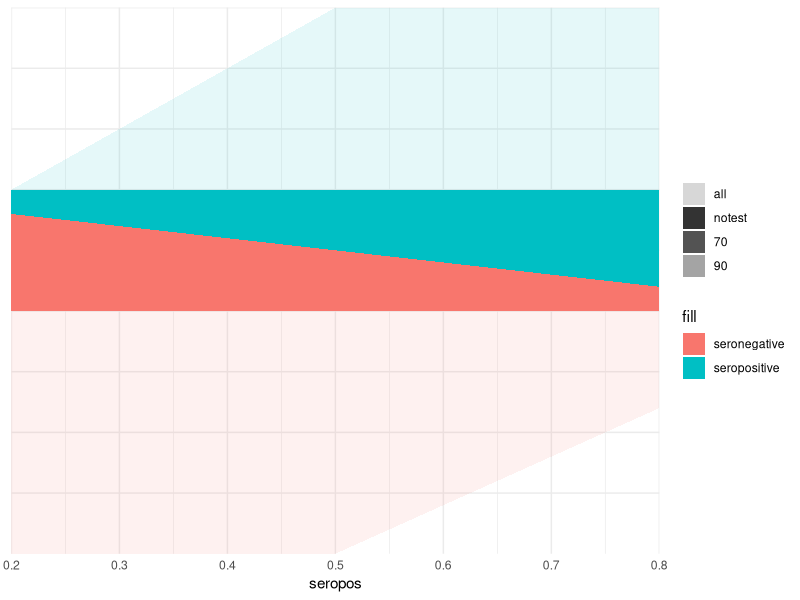

Write the R code that produced this figure.

suppressPackageStartupMessages({
  require(data.table)
  require(ggplot2)
  require(patchwork)
})

#' panel A: with increasing seroprevalence, increasing
#' coverage enabled by testing

PPDmul <- function(TNR, TPR, seropos) TNR + seropos*(1+TPR-TNR)

ref <- data.table(seropos = seq(0,1,by=0.01))

covaxcoverage <- .2

ref[, notest_sp := covaxcoverage*seropos ]
ref[, notest_sn := covaxcoverage*(1-seropos) ]
ref[, test70_sp := notest_sp*(PPDmul(1, .7, seropos) - 1) ]
ref[, test70_sn := notest_sn*(PPDmul(1, .7, seropos) - 1) ]
ref[, test90_sp := notest_sp*(PPDmul(1, .9, seropos)-1) - test70_sp ]
ref[, test90_sn := notest_sn*(PPDmul(1, .9, seropos)-1) - test70_sn ]

ref.mlt <- melt.data.table(
  ref,
  id.vars = "seropos"
)[, c("scenario", "serostatus") := tstrsplit(variable, "_")]

ref.mlt[,
  ord := 2*c("notest"=2,"test70"=1,"test90"=0)[scenario]+c(sp=0, sn=1)[serostatus]
]

ref[, costlim70 := PPDmul(1, .7, seropos) - 1 ]
ref[, costlim90 := PPDmul(1, .9, seropos) - 1 ]

p.coverage <- ggplot(ref.mlt) +
  aes(seropos, value, group = ord, fill = serostatus, alpha = scenario) +
  geom_area() +
  coord_cartesian(xlim = c(0.2, 0.8), ylim = c(0, 0.5), expand = FALSE) +
  scale_alpha_manual(
    "Test Performance",
    labels = c(
      "notest"="(No Test)",
      "test70"="70% Sensitivity",
      "test90"="90% Sensitivity"
    ),
    values = c("notest"=.25, "test70"=.5, "test90"=.9)
  ) +
  scale_fill_manual(
    "Vaccinee Serostatus",
    breaks = c("sp","sn"),
    labels = c(sn="Negative", sp="Positive"),
    values = c(sn="dodgerblue", sp="firebrick")
  ) +
  geom_line(aes(seropos, y=covaxcoverage, linetype = "notest"), ref, inherit.aes = FALSE, show.legend = F) +
  geom_line(aes(seropos, y=(costlim70+1)*covaxcoverage, linetype = "test70"), ref, inherit.aes = FALSE, show.legend = F) +
  geom_line(aes(seropos, y=(costlim90+1)*covaxcoverage, linetype = "test90"), ref, inherit.aes = FALSE, show.legend = F) +
  scale_y_continuous("Total Immunized Fraction", breaks = seq(0,0.5,0.1), minor_breaks = NULL) +
  scale_x_continuous("Seroprevalence") +
  scale_linetype_manual(
    values = c(notest="solid", test70="longdash", test90="dotted")
  ) +
  theme_minimal() +
  theme(
    legend.position = c(0, 1), legend.justification = c(0, 1)
  )

p.cost <- ggplot(ref) +
  aes(seropos) +
  geom_blank(aes(linetype = "notest")) +
  geom_ribbon(aes(ymin=0, ymax=costlim70, linetype = "test70")) +
  geom_line(aes(y=costlim70, linetype = "test70")) +
  geom_line(aes(y=costlim90, linetype = "test90")) +
  coord_cartesian(xlim = c(0.2, 0.8), ylim = c(0, 1), expand = FALSE) +
  scale_x_continuous("Seroprevalence") +
  scale_y_continuous("Cost-Limit for Testing,\nas a Fraction of Dose Cost") +
  scale_linetype_manual(
    "Test Performance",
    breaks = c("notest", "test70", "test90"),
    labels = c(
      "notest"="(No Test)",
      "test70"="70% Sensitivity",
      "test90"="90% Sensitivity"
    ),
    values = c("solid", "longdash", "dotted")
  ) +
  theme_minimal() +
  theme(
    legend.position = c(0, 1), legend.justification = c(0, 1)
  )

res.p <- p.coverage / p.cost +
  plot_annotation(tag_levels = "A") +
  plot_layout(guides = "collect")

# ref[, test70_sp := notest_sp*PPDmul(1, .7, seropos) ]
# ref[, test70_sn := notest_sn*PPDmul(1, .7, seropos) ]
# ref[, test90_sp := notest_sp*PPDmul(1, .9, seropos) ]
# ref[, test90_sn := notest_sn*PPDmul(1, .9, seropos) ]

#' want rectangle for the no-test coverage, sn expanding below 0,
#' sp expanding above rectangle

ref[, c(
  "allsn", "sn90", "sn70", "sn",
  "sp", "sp70", "sp90", "allsp"
) := .(
  notest_sn - (1-seropos),
  notest_sn - test90_sn,
  notest_sn - test70_sn,
  notest_sn,
  notest_sn + notest_sp,
  notest_sn + test70_sp,
  notest_sn + test90_sp,
  seropos
)]

ref.mlt <- melt.data.table(
  ref, id.vars = "seropos"
)

ggplot(ref) + aes(seropos) +
  geom_ribbon(aes(
    ymin = allsn, ymax = sn90,
    fill = "seronegative", alpha = "all")
  ) +
  geom_ribbon(aes(
    ymin=sn90, ymax=sn70,
    fill = "seronegative", alpha = "90"
  )) +
  geom_ribbon(aes(
    ymin=sn70, ymax = 0,
    fill = "seronegative", alpha = "70"
  )) +
  geom_ribbon(aes(
    ymax=allsp, ymin = sp90,
    fill = "seropositive", alpha = "all"
  )) +
  geom_ribbon(aes(
    ymax = sp90, ymin = sp70,
    fill = "seropositive", alpha = "90"
  )) +
  geom_ribbon(aes(
    ymax = sp70, ymin = sp,
    fill = "seropositive", alpha = "70"
  )) +
  geom_ribbon(aes(
    ymax = sp, ymin = sn,
    fill = "seropositive", alpha = "notest"
  )) +
  geom_ribbon(aes(
    ymax = sn, ymin = 0,
    fill = "seronegative", alpha = "notest"
  )) +
  coord_cartesian(
    xlim = c(.2, .8),
    ylim = c(-.4, .5),
    expand = FALSE
  ) +
  scale_alpha_manual(
    name = NULL,
    breaks = c("all", "notest", "70", "90"),
    values = c("all"=.1, "90"=.25, "70"=.6, "notest" = 1)
  ) +
  scale_y_continuous(NULL, breaks = 0.1+seq(-.4,.4,.1), minor_breaks = NULL) +
  theme_minimal() +
  theme(
    axis.text.y = element_blank()
  )
